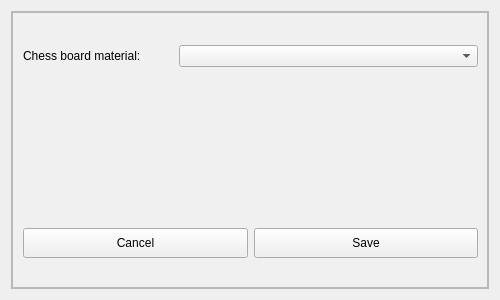
<?xml version="1.0" encoding="UTF-8"?>
<ui version="4.0">
 <class>EditWindow</class>
 <widget class="QWidget" name="EditWindow">
  <property name="geometry">
   <rect>
    <x>0</x>
    <y>0</y>
    <width>500</width>
    <height>300</height>
   </rect>
  </property>
  <property name="minimumSize">
   <size>
    <width>500</width>
    <height>300</height>
   </size>
  </property>
  <property name="maximumSize">
   <size>
    <width>500</width>
    <height>300</height>
   </size>
  </property>
  <property name="windowTitle">
   <string>Form</string>
  </property>
  <layout class="QVBoxLayout" name="verticalLayout">
   <item>
    <widget class="QFrame" name="central_widget_frame">
     <property name="font">
      <font>
       <family>Arial</family>
      </font>
     </property>
     <property name="frameShape">
      <enum>QFrame::StyledPanel</enum>
     </property>
     <property name="frameShadow">
      <enum>QFrame::Raised</enum>
     </property>
     <layout class="QVBoxLayout" name="shadow_layout">
      <property name="spacing">
       <number>0</number>
      </property>
      <property name="leftMargin">
       <number>0</number>
      </property>
      <property name="topMargin">
       <number>0</number>
      </property>
      <property name="rightMargin">
       <number>0</number>
      </property>
      <property name="bottomMargin">
       <number>0</number>
      </property>
      <item>
       <widget class="QFrame" name="background_frame">
        <property name="font">
         <font>
          <family>Arial</family>
         </font>
        </property>
        <property name="styleSheet">
         <string notr="true">background-color: #f0f0f0;</string>
        </property>
        <property name="frameShape">
         <enum>QFrame::StyledPanel</enum>
        </property>
        <property name="frameShadow">
         <enum>QFrame::Raised</enum>
        </property>
        <layout class="QVBoxLayout" name="verticalLayout_3">
         <property name="spacing">
          <number>0</number>
         </property>
         <property name="leftMargin">
          <number>0</number>
         </property>
         <property name="topMargin">
          <number>0</number>
         </property>
         <property name="rightMargin">
          <number>0</number>
         </property>
         <property name="bottomMargin">
          <number>0</number>
         </property>
         <item>
          <widget class="QFrame" name="content_frame">
           <property name="minimumSize">
            <size>
             <width>0</width>
             <height>25</height>
            </size>
           </property>
           <property name="font">
            <font>
             <family>Arial</family>
            </font>
           </property>
           <property name="frameShape">
            <enum>QFrame::NoFrame</enum>
           </property>
           <property name="frameShadow">
            <enum>QFrame::Raised</enum>
           </property>
           <layout class="QVBoxLayout" name="verticalLayout_2">
            <property name="leftMargin">
             <number>1</number>
            </property>
            <property name="topMargin">
             <number>20</number>
            </property>
            <property name="rightMargin">
             <number>0</number>
            </property>
            <property name="bottomMargin">
             <number>20</number>
            </property>
            <item>
             <widget class="QFrame" name="fields_frame">
              <property name="minimumSize">
               <size>
                <width>0</width>
                <height>0</height>
               </size>
              </property>
              <property name="maximumSize">
               <size>
                <width>16777215</width>
                <height>50</height>
               </size>
              </property>
              <property name="font">
               <font>
                <family>Arial</family>
               </font>
              </property>
              <property name="frameShape">
               <enum>QFrame::NoFrame</enum>
              </property>
              <property name="frameShadow">
               <enum>QFrame::Raised</enum>
              </property>
              <layout class="QHBoxLayout" name="horizontalLayout">
               <property name="topMargin">
                <number>12</number>
               </property>
               <item>
                <widget class="QLabel" name="chess_material_label">
                 <property name="maximumSize">
                  <size>
                   <width>150</width>
                   <height>16777215</height>
                  </size>
                 </property>
                 <property name="font">
                  <font>
                   <family>Arial</family>
                  </font>
                 </property>
                 <property name="text">
                  <string>Chess board material: </string>
                 </property>
                </widget>
               </item>
               <item>
                <widget class="QComboBox" name="material_combobox">
                 <property name="font">
                  <font>
                   <family>Arial</family>
                  </font>
                 </property>
                 <property name="styleSheet">
                  <string notr="true"/>
                 </property>
                </widget>
               </item>
              </layout>
             </widget>
            </item>
            <item>
             <spacer name="verticalSpacer">
              <property name="orientation">
               <enum>Qt::Vertical</enum>
              </property>
              <property name="sizeHint" stdset="0">
               <size>
                <width>20</width>
                <height>40</height>
               </size>
              </property>
             </spacer>
            </item>
            <item>
             <widget class="QFrame" name="btn_frame">
              <property name="font">
               <font>
                <family>Arial</family>
               </font>
              </property>
              <property name="frameShape">
               <enum>QFrame::NoFrame</enum>
              </property>
              <property name="frameShadow">
               <enum>QFrame::Plain</enum>
              </property>
              <layout class="QHBoxLayout" name="horizontalLayout_2">
               <item>
                <widget class="QPushButton" name="cancel_btn">
                 <property name="minimumSize">
                  <size>
                   <width>0</width>
                   <height>30</height>
                  </size>
                 </property>
                 <property name="maximumSize">
                  <size>
                   <width>16777215</width>
                   <height>30</height>
                  </size>
                 </property>
                 <property name="font">
                  <font>
                   <family>Arial</family>
                  </font>
                 </property>
                 <property name="styleSheet">
                  <string notr="true">QPushButton{
	background-color : #343a40;
	color: white;
}
QPushButton::hover {background-color : #5a6268};</string>
                 </property>
                 <property name="text">
                  <string>Cancel</string>
                 </property>
                 <property name="icon">
                  <iconset resource="../resource.qrc">
                   <normaloff>:/assets/icons/cancel.png</normaloff>:/assets/icons/cancel.png</iconset>
                 </property>
                 <property name="iconSize">
                  <size>
                   <width>18</width>
                   <height>18</height>
                  </size>
                 </property>
                </widget>
               </item>
               <item>
                <widget class="QPushButton" name="save_btn">
                 <property name="minimumSize">
                  <size>
                   <width>0</width>
                   <height>30</height>
                  </size>
                 </property>
                 <property name="maximumSize">
                  <size>
                   <width>16777215</width>
                   <height>30</height>
                  </size>
                 </property>
                 <property name="font">
                  <font>
                   <family>Arial</family>
                  </font>
                 </property>
                 <property name="styleSheet">
                  <string notr="true">QPushButton{
	background-color : #ff6e40;
	color: white;
}
QPushButton::hover {background-color : #ffc13b};</string>
                 </property>
                 <property name="text">
                  <string>Save</string>
                 </property>
                 <property name="icon">
                  <iconset resource="../resource.qrc">
                   <normaloff>:/assets/icons/save.png</normaloff>:/assets/icons/save.png</iconset>
                 </property>
                 <property name="iconSize">
                  <size>
                   <width>18</width>
                   <height>18</height>
                  </size>
                 </property>
                </widget>
               </item>
              </layout>
             </widget>
            </item>
           </layout>
          </widget>
         </item>
        </layout>
       </widget>
      </item>
     </layout>
    </widget>
   </item>
  </layout>
 </widget>
 <resources>
  <include location="../resource.qrc"/>
 </resources>
 <connections/>
</ui>
